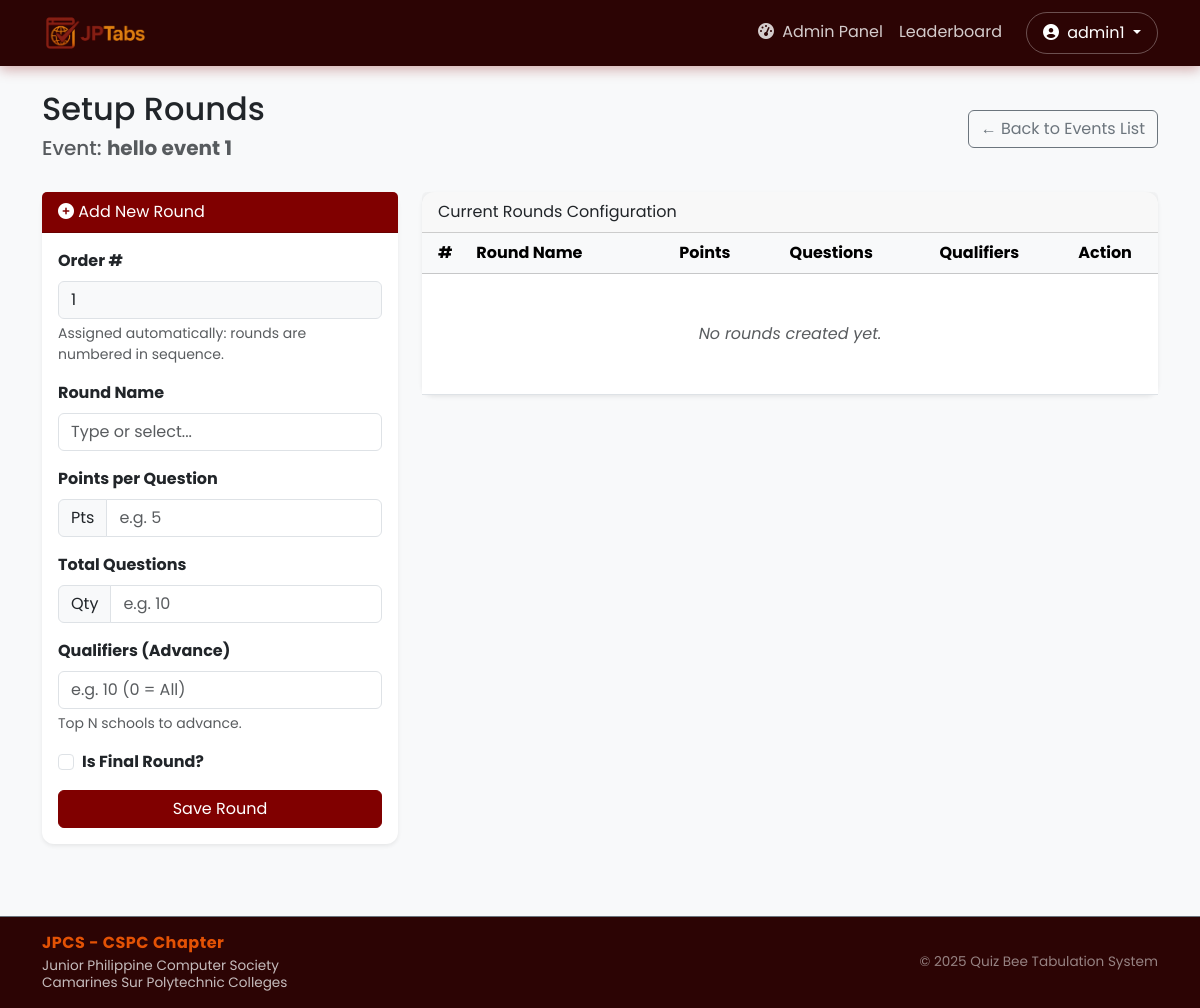
Before: /admin/round-setup/1 (signed in) with the older database file.
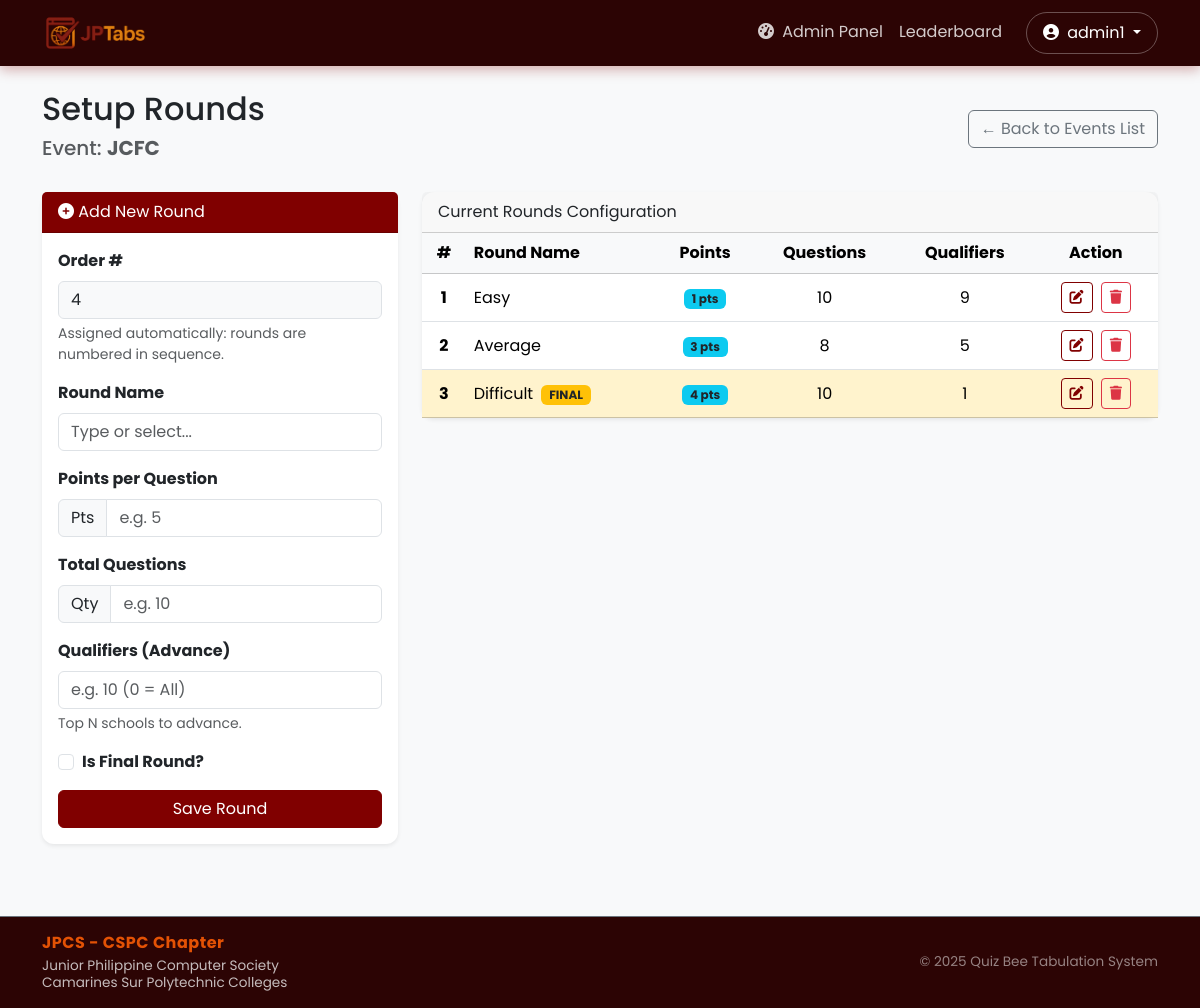
After: the same page with the newer database file.
### website/models.py (models this page shows, shortened)
class Event(db.Model):
    id = db.Column(db.Integer, primary_key=True)
    name = db.Column(db.String(150), nullable=False)
    is_active = db.Column(db.Boolean, default=False, index=True)
    scoring_type = db.Column(db.String(50), default='per_round')
    schools = db.relationship('School', backref='event', cascade='all, delete-orphan')
    rounds = db.relationship('Round', backref='event', cascade='all, delete-orphan')

class Round(db.Model):
    id = db.Column(db.Integer, primary_key=True)
    event_id = db.Column(db.Integer, db.ForeignKey('event.id'), nullable=False)
    number = db.Column(db.Integer, nullable=False)
    difficulty = db.Column(db.String(50), nullable=False)
    points = db.Column(db.Integer, nullable=False)
    total_questions = db.Column(db.Integer, nullable=False)
    is_active = db.Column(db.Boolean, default=False)
    qualifying_count = db.Column(db.Integer, default=0)
    is_final = db.Column(db.Boolean, default=False)
    participating_school_ids = db.Column(db.String(200), nullable=True)
    scores = db.relationship('Score', backref='round', cascade='all, delete-orphan')

### website/views.py (the view, shortened to what this page needs)
@views.route('/admin/round-setup/<int:event_id>', methods=['GET', 'POST'])
@login_required
def round_setup(event_id):
    if current_user.role != 'admin': return "Unauthorized", 403
    event = Event.query.get_or_404(event_id)
    rounds = Round.query.filter_by(event_id=event.id).order_by(Round.number.asc()).all()
    return render_template('admin/round_setup.html', event=event, rounds=rounds,
                           next_number=next_round_number(event.id))

### website/__init__.py (called while the page is built)
def create_app():
    app = Flask(__name__)
    app.config['SECRET_KEY'] = 'kyle heineken lee'
    app.config['SQLALCHEMY_DATABASE_URI'] = f'sqlite:///{DB_NAME}'
    db.init_app(app)
    from .models import User
    from .views import views
    from .auth import auth
    app.register_blueprint(views, url_prefix='/')
    app.register_blueprint(auth, url_prefix='/')
    login_manager.init_app(app)
    @login_manager.user_loader
    def load_user(id):
        return User.query.get(int(id))
    return app

### website/views.py (called while the page is built)
def next_round_number(event_id):
    highest = db.session.query(db.func.max(Round.number)).filter_by(event_id=event_id).scalar()
    return (highest or 0) + 1

### website/templates/admin/round_setup.html (shortened to what the changed rows need)
{% extends "base.html" %}
{% block content %}
<div class="container mt-4">
    <div class="d-flex justify-content-between align-items-center mb-4">
        <div>
            <h2>Setup Rounds</h2>
            <h5 class="text-muted">Event: <strong>{{ event.name }}</strong></h5>
        </div>
    </div>
    <div class="row">
        <div class="col-md-4">
            <div class="card shadow-sm border-primary mb-4">
                <div class="card-body">
                    <form method="POST">
                        <div class="mb-3">
                            <label class="form-label fw-bold">Order #</label>
                            <input type="number" name="round_number" class="form-control bg-light" value="{{ next_number }}" readonly>
                            <div class="form-text">Assigned automatically: rounds are numbered in sequence.</div>
                        </div>
                    </form>
                </div>
            </div>
        </div>
        <div class="col-md-8">
            <div class="card shadow-sm">
                <div class="card-body p-0">
                    <table class="table table-hover mb-0 align-middle text-center">
                        <thead class="table-light">
                            <tr>
                                <th>#</th>
                                <th class="text-start">Round Name</th>
                                <th>Points</th>
                                <th>Questions</th>
                                <th>Qualifiers</th>
                                <th>Action</th>
                            </tr>
                        </thead>
                        <tbody>
                            {% for round in rounds %}
                            <tr class="{% if round.is_final %}table-warning{% endif %}">
                                <td class="fw-bold">{{ round.number }}</td>
                                <td class="text-start">
                                    {{ round.difficulty }}
                                    {% if round.is_final %}<span class="badge bg-warning text-dark ms-1">FINAL</span>{% endif %}
                                </td>
                                <td><span class="badge bg-info text-dark">{{ round.points }} pts</span></td>
                                <td>{{ round.total_questions }}</td>
                                <td>{{ round.qualifying_count if round.qualifying_count > 0 else "All" }}</td>
                                <td>
                                    <button type="button" class="btn btn-sm btn-outline-primary me-1"
                                            data-bs-toggle="modal"
                                            data-bs-target="#editRoundModal{{ round.id }}">
                                        <i class="fas fa-edit"></i>
                                    </button>
                                    <form method="POST" action="{{ url_for('views.delete_round', round_id=round.id) }}" class="d-inline">
                                        <button type="submit" class="btn btn-sm btn-outline-danger" onclick="return confirm('Delete this round?')">
                                            <i class="fas fa-trash"></i>
                                        </button>
                                    </form>
                                </td>
                            </tr>
                            {% else %}
                            <tr>
                                <td colspan="6" class="text-center text-muted py-5">
                                    <em>No rounds created yet.</em>
                                </td>
                            </tr>
                            {% endfor %}
                        </tbody>
                    </table>
                </div>
            </div>
        </div>
    </div>
</div>
{% endblock %}

Changed rows visible on the page:
changed Event: name "hello event 1" → "JCFC"
added Round: number "1", difficulty "Easy", points "1", total_questions "10", qualifying_count "9"
added Round: number "2", difficulty "Average", points "3", total_questions "8", qualifying_count "5"
added Round: number "3", difficulty "Difficult", is_final "FINAL", points "4", total_questions "10", qualifying_count "1"
Other visible differences:
form field round_number: "1" → "4"
text no longer shown: "No rounds created yet."
